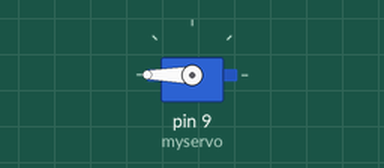
Simulated run of this sketch. Board: Arduino Uno, built with avr-gcc and run on an emulated ATmega328P. Parts: servo.

Above: at 0.1 s.
At 36.1 s:
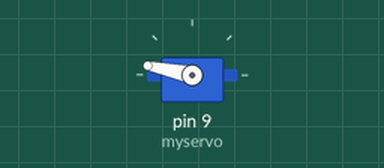
Timing chart, 0 to 40.0 s (numbered marks = the images above):
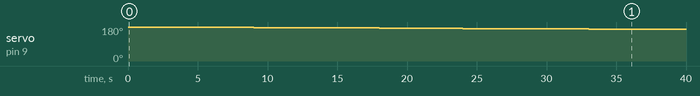

The sketch:

servo_sg90.ino
```cpp
#include <Servo.h>

Servo myservo;

int pos = 0;

void setup() {
    myservo.attach(9);
}

void loop() {
    for(pos = 0; pos < 180; pos += 1){

        myservo.write(pos);

    }

    for(pos = 180; pos>=1; pos-=1) {
        myservo.write(pos);
        delay(3000);
    }
}
```

Measured:
- by itself, servo on pin 9 (myservo): moves from 180° to 167° over 36.0 s
